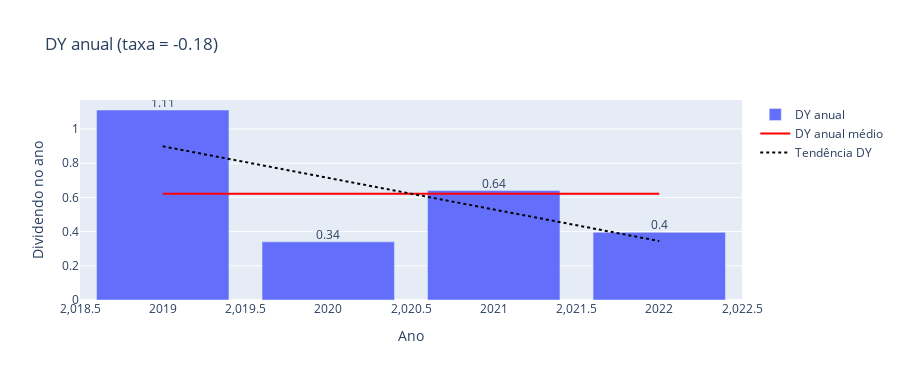

Source (notebook cell):
### Markdown cell above
### tendencia

### Code cell
df_m, df_b = np.polyfit(apartir_anual.index.year, apartir_anual.values, 1)

fig = go.Figure()

fig.add_trace(
    go.Bar(name='DY anual',
    x=apartir_anual.index.year,
    y=apartir_anual.values
))

fig.add_trace(
    go.Scatter(
    x=apartir_anual.index.year,
    y=apartir_anual.values,
    text= apartir_anual.values.round(decimals=2),
    mode='text',
    textposition='top center',
    textfont=dict(size=12),
    showlegend=False
))


fig.add_trace(go.Scatter(name='DY anual médio',
    x=apartir_anual.index.year,
    y=[apartir_anual.values.mean()]*len(apartir_anual.index.year),
    mode='lines',
    line = dict(color = 'red' , width=2)
))

# fig.add_trace(
#     go.Scatter(name='variação percentual DY', visible='legendonly',
#     x=yanual.index.year,
#     y=yanual.pct_change().fillna(0),
#     mode='lines',
#     marker = dict(color = 'brown')
# ))

fig.add_trace(
    go.Scatter(name='Tendência DY',
    x=apartir_anual.index.year,
    y=df_m*apartir_anual.index.year+df_b,
    mode='lines',
    line = dict(color = 'black', dash='dot')
))

fig.update_layout(title= f"DY anual (taxa = {df_m:.2f})" , width=900, height=380 )
fig.update_xaxes(title_text="Ano")
fig.update_yaxes(title_text="Dividendo no ano")

fig.show()

### Figure 1 — Plotly figure (JSON) as saved in the notebook; plotly's stock layout.template omitted (floating-point values rounded to 4 significant figures)
{"data": [{"name": "DY anual", "type": "bar", "x": [2019, 2020, 2021, 2022], "y": [1.111, 0.3401, 0.6401, 0.3956]}, {"mode": "text", "showlegend": false, "text": [1.11, 0.34, 0.64, 0.4], "textfont": {"size": 12}, "textposition": "top center", "type": "scatter", "x": [2019, 2020, 2021, 2022], "y": [1.111, 0.3401, 0.6401, 0.3956]}, {"line": {"color": "red", "width": 2}, "mode": "lines", "name": "DY anual médio", "type": "scatter", "x": [2019, 2020, 2021, 2022], "y": [0.6218, 0.6218, 0.6218, 0.6218]}, {"line": {"color": "black", "dash": "dot"}, "mode": "lines", "name": "Tendência DY", "type": "scatter", "x": [2019, 2020, 2021, 2022], "y": [0.8988, 0.7141, 0.5294, 0.3447]}], "layout": {"height": 380, "title": {"text": "DY anual (taxa = -0.18)"}, "width": 900, "xaxis": {"title": {"text": "Ano"}}, "yaxis": {"title": {"text": "Dividendo no ano"}}}}
